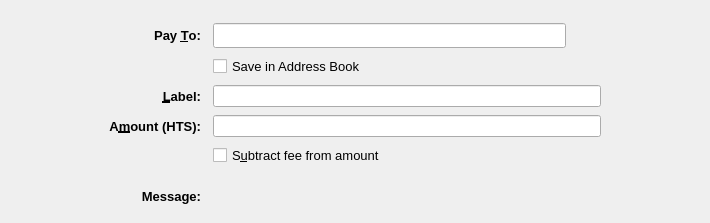
<?xml version="1.0" encoding="UTF-8"?>
<ui version="4.0">
 <class>SendCoinsEntry</class>
 <widget class="QStackedWidget" name="SendCoinsEntry">
  <property name="geometry">
   <rect>
    <x>0</x>
    <y>0</y>
    <width>710</width>
    <height>223</height>
   </rect>
  </property>
  <property name="focusPolicy">
   <enum>Qt::TabFocus</enum>
  </property>
  <property name="autoFillBackground">
   <bool>false</bool>
  </property>
  <property name="styleSheet">
   <string notr="true"/>
  </property>
  <property name="currentIndex">
   <number>0</number>
  </property>
  <widget class="QFrame" name="SendCoins">
   <property name="toolTip">
    <string>This is a normal payment.</string>
   </property>
   <property name="frameShape">
    <enum>QFrame::NoFrame</enum>
   </property>
   <layout class="QGridLayout" name="gridLayout">
    <property name="topMargin">
     <number>8</number>
    </property>
    <property name="bottomMargin">
     <number>4</number>
    </property>
    <property name="horizontalSpacing">
     <number>12</number>
    </property>
    <property name="verticalSpacing">
     <number>8</number>
    </property>
    <item row="1" column="0">
     <spacer name="horizontalSpacer">
      <property name="orientation">
       <enum>Qt::Horizontal</enum>
      </property>
      <property name="sizeType">
       <enum>QSizePolicy::Maximum</enum>
      </property>
      <property name="sizeHint" stdset="0">
       <size>
        <width>100</width>
        <height>20</height>
       </size>
      </property>
     </spacer>
    </item>
    <item row="3" column="2">
     <widget class="QLineEdit" name="addAsLabel">
      <property name="sizePolicy">
       <sizepolicy hsizetype="Expanding" vsizetype="Expanding">
        <horstretch>0</horstretch>
        <verstretch>0</verstretch>
       </sizepolicy>
      </property>
      <property name="toolTip">
       <string>Enter a label for this address to add it to the list of used addresses</string>
      </property>
      <property name="styleSheet">
       <string notr="true"/>
      </property>
     </widget>
    </item>
    <item row="0" column="2">
     <spacer name="verticalSpacer">
      <property name="orientation">
       <enum>Qt::Vertical</enum>
      </property>
      <property name="sizeHint" stdset="0">
       <size>
        <width>20</width>
        <height>40</height>
       </size>
      </property>
     </spacer>
    </item>
    <item row="1" column="3">
     <spacer name="horizontalSpacer_2">
      <property name="orientation">
       <enum>Qt::Horizontal</enum>
      </property>
      <property name="sizeType">
       <enum>QSizePolicy::Maximum</enum>
      </property>
      <property name="sizeHint" stdset="0">
       <size>
        <width>100</width>
        <height>20</height>
       </size>
      </property>
     </spacer>
    </item>
    <item row="12" column="2">
     <widget class="QLabel" name="messageTextLabel">
      <property name="toolTip">
       <string>A message that was attached to the HTS: URI which will be stored with the transaction for your reference. Note: This message will not be sent over the HTS network.</string>
      </property>
      <property name="styleSheet">
       <string notr="true"/>
      </property>
      <property name="textFormat">
       <enum>Qt::PlainText</enum>
      </property>
     </widget>
    </item>
    <item row="1" column="1">
     <widget class="QLabel" name="payToLabel">
      <property name="font">
       <font>
        <pointsize>10</pointsize>
        <weight>75</weight>
        <bold>true</bold>
       </font>
      </property>
      <property name="text">
       <string>Pay &amp;To:</string>
      </property>
      <property name="alignment">
       <set>Qt::AlignRight|Qt::AlignTrailing|Qt::AlignVCenter</set>
      </property>
      <property name="buddy">
       <cstring>payTo</cstring>
      </property>
     </widget>
    </item>
    <item row="12" column="1">
     <widget class="QLabel" name="messageLabel">
      <property name="font">
       <font>
        <pointsize>10</pointsize>
        <weight>75</weight>
        <bold>true</bold>
       </font>
      </property>
      <property name="text">
       <string>Message:</string>
      </property>
      <property name="alignment">
       <set>Qt::AlignRight|Qt::AlignTrailing|Qt::AlignVCenter</set>
      </property>
     </widget>
    </item>
    <item row="6" column="2">
     <layout class="QHBoxLayout" name="horizontalLayoutAmount" stretch="0">
      <item>
       <widget class="HTSAmountField" name="payAmount">
        <property name="sizePolicy">
         <sizepolicy hsizetype="Expanding" vsizetype="Expanding">
          <horstretch>0</horstretch>
          <verstretch>0</verstretch>
         </sizepolicy>
        </property>
        <property name="styleSheet">
         <string notr="true"/>
        </property>
       </widget>
      </item>
     </layout>
    </item>
    <item row="3" column="1">
     <widget class="QLabel" name="labellLabel">
      <property name="font">
       <font>
        <pointsize>10</pointsize>
        <weight>75</weight>
        <bold>true</bold>
       </font>
      </property>
      <property name="text">
       <string>&amp;Label:</string>
      </property>
      <property name="alignment">
       <set>Qt::AlignRight|Qt::AlignTrailing|Qt::AlignVCenter</set>
      </property>
      <property name="buddy">
       <cstring>addAsLabel</cstring>
      </property>
     </widget>
    </item>
    <item row="1" column="2">
     <layout class="QHBoxLayout" name="payToLayout">
      <property name="spacing">
       <number>0</number>
      </property>
      <item>
       <widget class="QValidatedLineEdit" name="payTo">
        <property name="sizePolicy">
         <sizepolicy hsizetype="Expanding" vsizetype="Expanding">
          <horstretch>0</horstretch>
          <verstretch>0</verstretch>
         </sizepolicy>
        </property>
        <property name="toolTip">
         <string>The HTS address to send the payment to</string>
        </property>
        <property name="styleSheet">
         <string notr="true"/>
        </property>
       </widget>
      </item>
      <item>
       <widget class="QToolButton" name="addressBookButton">
        <property name="toolTip">
         <string notr="true"/>
        </property>
        <property name="styleSheet">
         <string notr="true">border:0;background:transparent</string>
        </property>
        <property name="text">
         <string/>
        </property>
        <property name="icon">
         <iconset resource="../HTS.qrc">
          <normaloff>:/icons/address-book</normaloff>:/icons/address-book</iconset>
        </property>
        <property name="iconSize">
         <size>
          <width>22</width>
          <height>22</height>
         </size>
        </property>
        <property name="shortcut">
         <string>Alt+A</string>
        </property>
       </widget>
      </item>
      <item>
       <spacer name="horizontalSpacer_3">
        <property name="orientation">
         <enum>Qt::Horizontal</enum>
        </property>
        <property name="sizeType">
         <enum>QSizePolicy::Maximum</enum>
        </property>
        <property name="sizeHint" stdset="0">
         <size>
          <width>10</width>
          <height>20</height>
         </size>
        </property>
       </spacer>
      </item>
     </layout>
    </item>
    <item row="10" column="2">
     <spacer name="verticalSpacer_3">
      <property name="orientation">
       <enum>Qt::Vertical</enum>
      </property>
      <property name="sizeHint" stdset="0">
       <size>
        <width>20</width>
        <height>40</height>
       </size>
      </property>
     </spacer>
    </item>
    <item row="2" column="2">
     <widget class="QCheckBox" name="addressBookCheckBox">
      <property name="font">
       <font>
        <pointsize>10</pointsize>
       </font>
      </property>
      <property name="text">
       <string>Save in Address Book</string>
      </property>
     </widget>
    </item>
    <item row="6" column="1">
     <widget class="QLabel" name="amountLabel">
      <property name="font">
       <font>
        <pointsize>10</pointsize>
        <weight>75</weight>
        <bold>true</bold>
       </font>
      </property>
      <property name="text">
       <string>A&amp;mount (HTS):</string>
      </property>
      <property name="alignment">
       <set>Qt::AlignRight|Qt::AlignTrailing|Qt::AlignVCenter</set>
      </property>
      <property name="buddy">
       <cstring>payAmount</cstring>
      </property>
     </widget>
    </item>
    <item row="13" column="2">
     <spacer name="verticalSpacer_2">
      <property name="orientation">
       <enum>Qt::Vertical</enum>
      </property>
      <property name="sizeHint" stdset="0">
       <size>
        <width>20</width>
        <height>40</height>
       </size>
      </property>
     </spacer>
    </item>
    <item row="7" column="2">
     <widget class="QCheckBox" name="checkboxSubtractFeeFromAmount">
      <property name="font">
       <font>
        <pointsize>10</pointsize>
       </font>
      </property>
      <property name="toolTip">
       <string>The fee will be deducted from the amount being sent. The recipient will receive less HTSs than you enter in the amount field. If multiple recipients are selected, the fee is split equally.</string>
      </property>
      <property name="text">
       <string>S&amp;ubtract fee from amount</string>
      </property>
     </widget>
    </item>
   </layout>
  </widget>
  <widget class="QFrame" name="SendCoins_UnauthenticatedPaymentRequest">
   <property name="palette">
    <palette>
     <active>
      <colorrole role="WindowText">
       <brush brushstyle="SolidPattern">
        <color alpha="255">
         <red>0</red>
         <green>0</green>
         <blue>0</blue>
        </color>
       </brush>
      </colorrole>
      <colorrole role="Button">
       <brush brushstyle="SolidPattern">
        <color alpha="255">
         <red>239</red>
         <green>241</green>
         <blue>244</blue>
        </color>
       </brush>
      </colorrole>
      <colorrole role="Light">
       <brush brushstyle="SolidPattern">
        <color alpha="255">
         <red>255</red>
         <green>255</green>
         <blue>255</blue>
        </color>
       </brush>
      </colorrole>
      <colorrole role="Midlight">
       <brush brushstyle="SolidPattern">
        <color alpha="255">
         <red>255</red>
         <green>255</green>
         <blue>191</blue>
        </color>
       </brush>
      </colorrole>
      <colorrole role="Dark">
       <brush brushstyle="SolidPattern">
        <color alpha="255">
         <red>127</red>
         <green>127</green>
         <blue>63</blue>
        </color>
       </brush>
      </colorrole>
      <colorrole role="Mid">
       <brush brushstyle="SolidPattern">
        <color alpha="255">
         <red>170</red>
         <green>170</green>
         <blue>84</blue>
        </color>
       </brush>
      </colorrole>
      <colorrole role="Text">
       <brush brushstyle="SolidPattern">
        <color alpha="255">
         <red>0</red>
         <green>0</green>
         <blue>0</blue>
        </color>
       </brush>
      </colorrole>
      <colorrole role="BrightText">
       <brush brushstyle="SolidPattern">
        <color alpha="255">
         <red>255</red>
         <green>255</green>
         <blue>255</blue>
        </color>
       </brush>
      </colorrole>
      <colorrole role="ButtonText">
       <brush brushstyle="SolidPattern">
        <color alpha="255">
         <red>0</red>
         <green>0</green>
         <blue>0</blue>
        </color>
       </brush>
      </colorrole>
      <colorrole role="Base">
       <brush brushstyle="SolidPattern">
        <color alpha="255">
         <red>239</red>
         <green>241</green>
         <blue>244</blue>
        </color>
       </brush>
      </colorrole>
      <colorrole role="Window">
       <brush brushstyle="SolidPattern">
        <color alpha="255">
         <red>239</red>
         <green>241</green>
         <blue>244</blue>
        </color>
       </brush>
      </colorrole>
      <colorrole role="Shadow">
       <brush brushstyle="SolidPattern">
        <color alpha="255">
         <red>0</red>
         <green>0</green>
         <blue>0</blue>
        </color>
       </brush>
      </colorrole>
      <colorrole role="AlternateBase">
       <brush brushstyle="SolidPattern">
        <color alpha="255">
         <red>255</red>
         <green>255</green>
         <blue>191</blue>
        </color>
       </brush>
      </colorrole>
      <colorrole role="ToolTipBase">
       <brush brushstyle="SolidPattern">
        <color alpha="255">
         <red>255</red>
         <green>255</green>
         <blue>220</blue>
        </color>
       </brush>
      </colorrole>
      <colorrole role="ToolTipText">
       <brush brushstyle="SolidPattern">
        <color alpha="255">
         <red>0</red>
         <green>0</green>
         <blue>0</blue>
        </color>
       </brush>
      </colorrole>
     </active>
     <inactive>
      <colorrole role="WindowText">
       <brush brushstyle="SolidPattern">
        <color alpha="255">
         <red>0</red>
         <green>0</green>
         <blue>0</blue>
        </color>
       </brush>
      </colorrole>
      <colorrole role="Button">
       <brush brushstyle="SolidPattern">
        <color alpha="255">
         <red>239</red>
         <green>241</green>
         <blue>244</blue>
        </color>
       </brush>
      </colorrole>
      <colorrole role="Light">
       <brush brushstyle="SolidPattern">
        <color alpha="255">
         <red>255</red>
         <green>255</green>
         <blue>255</blue>
        </color>
       </brush>
      </colorrole>
      <colorrole role="Midlight">
       <brush brushstyle="SolidPattern">
        <color alpha="255">
         <red>255</red>
         <green>255</green>
         <blue>191</blue>
        </color>
       </brush>
      </colorrole>
      <colorrole role="Dark">
       <brush brushstyle="SolidPattern">
        <color alpha="255">
         <red>127</red>
         <green>127</green>
         <blue>63</blue>
        </color>
       </brush>
      </colorrole>
      <colorrole role="Mid">
       <brush brushstyle="SolidPattern">
        <color alpha="255">
         <red>170</red>
         <green>170</green>
         <blue>84</blue>
        </color>
       </brush>
      </colorrole>
      <colorrole role="Text">
       <brush brushstyle="SolidPattern">
        <color alpha="255">
         <red>0</red>
         <green>0</green>
         <blue>0</blue>
        </color>
       </brush>
      </colorrole>
      <colorrole role="BrightText">
       <brush brushstyle="SolidPattern">
        <color alpha="255">
         <red>255</red>
         <green>255</green>
         <blue>255</blue>
        </color>
       </brush>
      </colorrole>
      <colorrole role="ButtonText">
       <brush brushstyle="SolidPattern">
        <color alpha="255">
         <red>0</red>
         <green>0</green>
         <blue>0</blue>
        </color>
       </brush>
      </colorrole>
      <colorrole role="Base">
       <brush brushstyle="SolidPattern">
        <color alpha="255">
         <red>239</red>
         <green>241</green>
         <blue>244</blue>
        </color>
       </brush>
      </colorrole>
      <colorrole role="Window">
       <brush brushstyle="SolidPattern">
        <color alpha="255">
         <red>239</red>
         <green>241</green>
         <blue>244</blue>
        </color>
       </brush>
      </colorrole>
      <colorrole role="Shadow">
       <brush brushstyle="SolidPattern">
        <color alpha="255">
         <red>0</red>
         <green>0</green>
         <blue>0</blue>
        </color>
       </brush>
      </colorrole>
      <colorrole role="AlternateBase">
       <brush brushstyle="SolidPattern">
        <color alpha="255">
         <red>255</red>
         <green>255</green>
         <blue>191</blue>
        </color>
       </brush>
      </colorrole>
      <colorrole role="ToolTipBase">
       <brush brushstyle="SolidPattern">
        <color alpha="255">
         <red>255</red>
         <green>255</green>
         <blue>220</blue>
        </color>
       </brush>
      </colorrole>
      <colorrole role="ToolTipText">
       <brush brushstyle="SolidPattern">
        <color alpha="255">
         <red>0</red>
         <green>0</green>
         <blue>0</blue>
        </color>
       </brush>
      </colorrole>
     </inactive>
     <disabled>
      <colorrole role="WindowText">
       <brush brushstyle="SolidPattern">
        <color alpha="255">
         <red>127</red>
         <green>127</green>
         <blue>63</blue>
        </color>
       </brush>
      </colorrole>
      <colorrole role="Button">
       <brush brushstyle="SolidPattern">
        <color alpha="255">
         <red>239</red>
         <green>241</green>
         <blue>244</blue>
        </color>
       </brush>
      </colorrole>
      <colorrole role="Light">
       <brush brushstyle="SolidPattern">
        <color alpha="255">
         <red>255</red>
         <green>255</green>
         <blue>255</blue>
        </color>
       </brush>
      </colorrole>
      <colorrole role="Midlight">
       <brush brushstyle="SolidPattern">
        <color alpha="255">
         <red>255</red>
         <green>255</green>
         <blue>191</blue>
        </color>
       </brush>
      </colorrole>
      <colorrole role="Dark">
       <brush brushstyle="SolidPattern">
        <color alpha="255">
         <red>127</red>
         <green>127</green>
         <blue>63</blue>
        </color>
       </brush>
      </colorrole>
      <colorrole role="Mid">
       <brush brushstyle="SolidPattern">
        <color alpha="255">
         <red>170</red>
         <green>170</green>
         <blue>84</blue>
        </color>
       </brush>
      </colorrole>
      <colorrole role="Text">
       <brush brushstyle="SolidPattern">
        <color alpha="255">
         <red>127</red>
         <green>127</green>
         <blue>63</blue>
        </color>
       </brush>
      </colorrole>
      <colorrole role="BrightText">
       <brush brushstyle="SolidPattern">
        <color alpha="255">
         <red>255</red>
         <green>255</green>
         <blue>255</blue>
        </color>
       </brush>
      </colorrole>
      <colorrole role="ButtonText">
       <brush brushstyle="SolidPattern">
        <color alpha="255">
         <red>127</red>
         <green>127</green>
         <blue>63</blue>
        </color>
       </brush>
      </colorrole>
      <colorrole role="Base">
       <brush brushstyle="SolidPattern">
        <color alpha="255">
         <red>239</red>
         <green>241</green>
         <blue>244</blue>
        </color>
       </brush>
      </colorrole>
      <colorrole role="Window">
       <brush brushstyle="SolidPattern">
        <color alpha="255">
         <red>239</red>
         <green>241</green>
         <blue>244</blue>
        </color>
       </brush>
      </colorrole>
      <colorrole role="Shadow">
       <brush brushstyle="SolidPattern">
        <color alpha="255">
         <red>0</red>
         <green>0</green>
         <blue>0</blue>
        </color>
       </brush>
      </colorrole>
      <colorrole role="AlternateBase">
       <brush brushstyle="SolidPattern">
        <color alpha="255">
         <red>255</red>
         <green>255</green>
         <blue>127</blue>
        </color>
       </brush>
      </colorrole>
      <colorrole role="ToolTipBase">
       <brush brushstyle="SolidPattern">
        <color alpha="255">
         <red>255</red>
         <green>255</green>
         <blue>220</blue>
        </color>
       </brush>
      </colorrole>
      <colorrole role="ToolTipText">
       <brush brushstyle="SolidPattern">
        <color alpha="255">
         <red>0</red>
         <green>0</green>
         <blue>0</blue>
        </color>
       </brush>
      </colorrole>
     </disabled>
    </palette>
   </property>
   <property name="toolTip">
    <string>This is an unauthenticated payment request.</string>
   </property>
   <property name="autoFillBackground">
    <bool>false</bool>
   </property>
   <property name="frameShape">
    <enum>QFrame::NoFrame</enum>
   </property>
   <layout class="QGridLayout" name="gridLayout_is">
    <property name="spacing">
     <number>12</number>
    </property>
    <item row="0" column="0">
     <widget class="QLabel" name="payToLabel_is">
      <property name="text">
       <string>Pay To:</string>
      </property>
      <property name="alignment">
       <set>Qt::AlignRight|Qt::AlignTrailing|Qt::AlignVCenter</set>
      </property>
     </widget>
    </item>
    <item row="0" column="1">
     <layout class="QHBoxLayout" name="payToLayout_is">
      <property name="spacing">
       <number>0</number>
      </property>
      <item>
       <widget class="QLabel" name="payTo_is">
        <property name="styleSheet">
         <string notr="true">background: #fff; border-radius: 4px; border: 1px solid #000; padding:2px</string>
        </property>
       </widget>
      </item>
      <item>
       <widget class="QToolButton" name="deleteButton_is">
        <property name="toolTip">
         <string>Remove this entry</string>
        </property>
        <property name="text">
         <string/>
        </property>
        <property name="icon">
         <iconset resource="../HTS.qrc">
          <normaloff>:/icons/remove</normaloff>:/icons/remove</iconset>
        </property>
       </widget>
      </item>
     </layout>
    </item>
    <item row="1" column="0">
     <widget class="QLabel" name="memoLabel_is">
      <property name="text">
       <string>Memo:</string>
      </property>
      <property name="alignment">
       <set>Qt::AlignRight|Qt::AlignTrailing|Qt::AlignVCenter</set>
      </property>
     </widget>
    </item>
    <item row="1" column="1">
     <widget class="QLabel" name="memoTextLabel_is">
      <property name="styleSheet">
       <string notr="true">background: #fff; border-radius: 4px; border: 1px solid #000; padding:2px</string>
      </property>
      <property name="textFormat">
       <enum>Qt::PlainText</enum>
      </property>
     </widget>
    </item>
    <item row="2" column="0">
     <widget class="QLabel" name="amountLabel_is">
      <property name="text">
       <string>A&amp;mount:</string>
      </property>
      <property name="alignment">
       <set>Qt::AlignRight|Qt::AlignTrailing|Qt::AlignVCenter</set>
      </property>
      <property name="buddy">
       <cstring>payAmount_is</cstring>
      </property>
     </widget>
    </item>
    <item row="2" column="1">
     <widget class="HTSAmountField" name="payAmount_is">
      <property name="acceptDrops">
       <bool>false</bool>
      </property>
      <property name="styleSheet">
       <string notr="true">background: #fff; border-radius: 4px; border: 1px solid #000; padding:2px</string>
      </property>
     </widget>
    </item>
   </layout>
  </widget>
  <widget class="QFrame" name="SendCoins_AuthenticatedPaymentRequest">
   <property name="palette">
    <palette>
     <active>
      <colorrole role="WindowText">
       <brush brushstyle="SolidPattern">
        <color alpha="255">
         <red>0</red>
         <green>0</green>
         <blue>0</blue>
        </color>
       </brush>
      </colorrole>
      <colorrole role="Button">
       <brush brushstyle="SolidPattern">
        <color alpha="255">
         <red>239</red>
         <green>241</green>
         <blue>244</blue>
        </color>
       </brush>
      </colorrole>
      <colorrole role="Light">
       <brush brushstyle="SolidPattern">
        <color alpha="255">
         <red>230</red>
         <green>255</green>
         <blue>224</blue>
        </color>
       </brush>
      </colorrole>
      <colorrole role="Midlight">
       <brush brushstyle="SolidPattern">
        <color alpha="255">
         <red>185</red>
         <green>243</green>
         <blue>171</blue>
        </color>
       </brush>
      </colorrole>
      <colorrole role="Dark">
       <brush brushstyle="SolidPattern">
        <color alpha="255">
         <red>70</red>
         <green>116</green>
         <blue>59</blue>
        </color>
       </brush>
      </colorrole>
      <colorrole role="Mid">
       <brush brushstyle="SolidPattern">
        <color alpha="255">
         <red>93</red>
         <green>155</green>
         <blue>79</blue>
        </color>
       </brush>
      </colorrole>
      <colorrole role="Text">
       <brush brushstyle="SolidPattern">
        <color alpha="255">
         <red>0</red>
         <green>0</green>
         <blue>0</blue>
        </color>
       </brush>
      </colorrole>
      <colorrole role="BrightText">
       <brush brushstyle="SolidPattern">
        <color alpha="255">
         <red>155</red>
         <green>255</green>
         <blue>147</blue>
        </color>
       </brush>
      </colorrole>
      <colorrole role="ButtonText">
       <brush brushstyle="SolidPattern">
        <color alpha="255">
         <red>0</red>
         <green>0</green>
         <blue>0</blue>
        </color>
       </brush>
      </colorrole>
      <colorrole role="Base">
       <brush brushstyle="SolidPattern">
        <color alpha="255">
         <red>239</red>
         <green>241</green>
         <blue>244</blue>
        </color>
       </brush>
      </colorrole>
      <colorrole role="Window">
       <brush brushstyle="SolidPattern">
        <color alpha="255">
         <red>239</red>
         <green>241</green>
         <blue>244</blue>
        </color>
       </brush>
      </colorrole>
      <colorrole role="Shadow">
       <brush brushstyle="SolidPattern">
        <color alpha="255">
         <red>0</red>
         <green>0</green>
         <blue>0</blue>
        </color>
       </brush>
      </colorrole>
      <colorrole role="AlternateBase">
       <brush brushstyle="SolidPattern">
        <color alpha="255">
         <red>197</red>
         <green>243</green>
         <blue>187</blue>
        </color>
       </brush>
      </colorrole>
      <colorrole role="NoRole">
       <brush brushstyle="SolidPattern">
        <color alpha="255">
         <red>125</red>
         <green>194</green>
         <blue>122</blue>
        </color>
       </brush>
      </colorrole>
      <colorrole role="ToolTipBase">
       <brush brushstyle="SolidPattern">
        <color alpha="255">
         <red>255</red>
         <green>255</green>
         <blue>220</blue>
        </color>
       </brush>
      </colorrole>
      <colorrole role="ToolTipText">
       <brush brushstyle="SolidPattern">
        <color alpha="255">
         <red>0</red>
         <green>0</green>
         <blue>0</blue>
        </color>
       </brush>
      </colorrole>
     </active>
     <inactive>
      <colorrole role="WindowText">
       <brush brushstyle="SolidPattern">
        <color alpha="255">
         <red>0</red>
         <green>0</green>
         <blue>0</blue>
        </color>
       </brush>
      </colorrole>
      <colorrole role="Button">
       <brush brushstyle="SolidPattern">
        <color alpha="255">
         <red>239</red>
         <green>241</green>
         <blue>244</blue>
        </color>
       </brush>
      </colorrole>
      <colorrole role="Light">
       <brush brushstyle="SolidPattern">
        <color alpha="255">
         <red>230</red>
         <green>255</green>
         <blue>224</blue>
        </color>
       </brush>
      </colorrole>
      <colorrole role="Midlight">
       <brush brushstyle="SolidPattern">
        <color alpha="255">
         <red>185</red>
         <green>243</green>
         <blue>171</blue>
        </color>
       </brush>
      </colorrole>
      <colorrole role="Dark">
       <brush brushstyle="SolidPattern">
        <color alpha="255">
         <red>70</red>
         <green>116</green>
         <blue>59</blue>
        </color>
       </brush>
      </colorrole>
      <colorrole role="Mid">
       <brush brushstyle="SolidPattern">
        <color alpha="255">
         <red>93</red>
         <green>155</green>
         <blue>79</blue>
        </color>
       </brush>
      </colorrole>
      <colorrole role="Text">
       <brush brushstyle="SolidPattern">
        <color alpha="255">
         <red>0</red>
         <green>0</green>
         <blue>0</blue>
        </color>
       </brush>
      </colorrole>
      <colorrole role="BrightText">
       <brush brushstyle="SolidPattern">
        <color alpha="255">
         <red>155</red>
         <green>255</green>
         <blue>147</blue>
        </color>
       </brush>
      </colorrole>
      <colorrole role="ButtonText">
       <brush brushstyle="SolidPattern">
        <color alpha="255">
         <red>0</red>
         <green>0</green>
         <blue>0</blue>
        </color>
       </brush>
      </colorrole>
      <colorrole role="Base">
       <brush brushstyle="SolidPattern">
        <color alpha="255">
         <red>239</red>
         <green>241</green>
         <blue>244</blue>
        </color>
       </brush>
      </colorrole>
      <colorrole role="Window">
       <brush brushstyle="SolidPattern">
        <color alpha="255">
         <red>239</red>
         <green>241</green>
         <blue>244</blue>
        </color>
       </brush>
      </colorrole>
      <colorrole role="Shadow">
       <brush brushstyle="SolidPattern">
        <color alpha="255">
         <red>0</red>
         <green>0</green>
         <blue>0</blue>
        </color>
       </brush>
      </colorrole>
      <colorrole role="AlternateBase">
       <brush brushstyle="SolidPattern">
        <color alpha="255">
         <red>197</red>
         <green>243</green>
         <blue>187</blue>
        </color>
       </brush>
      </colorrole>
      <colorrole role="NoRole">
       <brush brushstyle="SolidPattern">
        <color alpha="255">
         <red>125</red>
         <green>194</green>
         <blue>122</blue>
        </color>
       </brush>
      </colorrole>
      <colorrole role="ToolTipBase">
       <brush brushstyle="SolidPattern">
        <color alpha="255">
         <red>255</red>
         <green>255</green>
         <blue>220</blue>
        </color>
       </brush>
      </colorrole>
      <colorrole role="ToolTipText">
       <brush brushstyle="SolidPattern">
        <color alpha="255">
         <red>0</red>
         <green>0</green>
         <blue>0</blue>
        </color>
       </brush>
      </colorrole>
     </inactive>
     <disabled>
      <colorrole role="WindowText">
       <brush brushstyle="SolidPattern">
        <color alpha="255">
         <red>70</red>
         <green>116</green>
         <blue>59</blue>
        </color>
       </brush>
      </colorrole>
      <colorrole role="Button">
       <brush brushstyle="SolidPattern">
        <color alpha="255">
         <red>239</red>
         <green>241</green>
         <blue>244</blue>
        </color>
       </brush>
      </colorrole>
      <colorrole role="Light">
       <brush brushstyle="SolidPattern">
        <color alpha="255">
         <red>230</red>
         <green>255</green>
         <blue>224</blue>
        </color>
       </brush>
      </colorrole>
      <colorrole role="Midlight">
       <brush brushstyle="SolidPattern">
        <color alpha="255">
         <red>185</red>
         <green>243</green>
         <blue>171</blue>
        </color>
       </brush>
      </colorrole>
      <colorrole role="Dark">
       <brush brushstyle="SolidPattern">
        <color alpha="255">
         <red>70</red>
         <green>116</green>
         <blue>59</blue>
        </color>
       </brush>
      </colorrole>
      <colorrole role="Mid">
       <brush brushstyle="SolidPattern">
        <color alpha="255">
         <red>93</red>
         <green>155</green>
         <blue>79</blue>
        </color>
       </brush>
      </colorrole>
      <colorrole role="Text">
       <brush brushstyle="SolidPattern">
        <color alpha="255">
         <red>70</red>
         <green>116</green>
         <blue>59</blue>
        </color>
       </brush>
      </colorrole>
      <colorrole role="BrightText">
       <brush brushstyle="SolidPattern">
        <color alpha="255">
         <red>155</red>
         <green>255</green>
         <blue>147</blue>
        </color>
       </brush>
      </colorrole>
      <colorrole role="ButtonText">
       <brush brushstyle="SolidPattern">
        <color alpha="255">
         <red>70</red>
         <green>116</green>
         <blue>59</blue>
        </color>
       </brush>
      </colorrole>
      <colorrole role="Base">
       <brush brushstyle="SolidPattern">
        <color alpha="255">
         <red>239</red>
         <green>241</green>
         <blue>244</blue>
        </color>
       </brush>
      </colorrole>
      <colorrole role="Window">
       <brush brushstyle="SolidPattern">
        <color alpha="255">
         <red>239</red>
         <green>241</green>
         <blue>244</blue>
        </color>
       </brush>
      </colorrole>
      <colorrole role="Shadow">
       <brush brushstyle="SolidPattern">
        <color alpha="255">
         <red>0</red>
         <green>0</green>
         <blue>0</blue>
        </color>
       </brush>
      </colorrole>
      <colorrole role="AlternateBase">
       <brush brushstyle="SolidPattern">
        <color alpha="255">
         <red>140</red>
         <green>232</green>
         <blue>119</blue>
        </color>
       </brush>
      </colorrole>
      <colorrole role="NoRole">
       <brush brushstyle="SolidPattern">
        <color alpha="255">
         <red>125</red>
         <green>194</green>
         <blue>122</blue>
        </color>
       </brush>
      </colorrole>
      <colorrole role="ToolTipBase">
       <brush brushstyle="SolidPattern">
        <color alpha="255">
         <red>255</red>
         <green>255</green>
         <blue>220</blue>
        </color>
       </brush>
      </colorrole>
      <colorrole role="ToolTipText">
       <brush brushstyle="SolidPattern">
        <color alpha="255">
         <red>0</red>
         <green>0</green>
         <blue>0</blue>
        </color>
       </brush>
      </colorrole>
     </disabled>
    </palette>
   </property>
   <property name="toolTip">
    <string>This is an authenticated payment request.</string>
   </property>
   <property name="autoFillBackground">
    <bool>false</bool>
   </property>
   <property name="styleSheet">
    <string notr="true">background: #eff1f4; border: 0</string>
   </property>
   <property name="frameShape">
    <enum>QFrame::NoFrame</enum>
   </property>
   <layout class="QGridLayout" name="gridLayout_s">
    <property name="spacing">
     <number>12</number>
    </property>
    <item row="0" column="0">
     <widget class="QLabel" name="payToLabel_s">
      <property name="text">
       <string>Pay To:</string>
      </property>
      <property name="alignment">
       <set>Qt::AlignRight|Qt::AlignTrailing|Qt::AlignVCenter</set>
      </property>
     </widget>
    </item>
    <item row="0" column="1">
     <layout class="QHBoxLayout" name="payToLayout_s">
      <property name="spacing">
       <number>0</number>
      </property>
      <item>
       <widget class="QLabel" name="payTo_s">
        <property name="styleSheet">
         <string notr="true">background: #fff; border-radius: 4px; border: 1px solid #000; padding:2px</string>
        </property>
        <property name="textFormat">
         <enum>Qt::PlainText</enum>
        </property>
       </widget>
      </item>
      <item>
       <widget class="QToolButton" name="deleteButton_s">
        <property name="toolTip">
         <string>Remove this entry</string>
        </property>
        <property name="text">
         <string/>
        </property>
        <property name="icon">
         <iconset resource="../HTS.qrc">
          <normaloff>:/icons/remove</normaloff>:/icons/remove</iconset>
        </property>
       </widget>
      </item>
     </layout>
    </item>
    <item row="1" column="0">
     <widget class="QLabel" name="memoLabel_s">
      <property name="text">
       <string>Memo:</string>
      </property>
      <property name="alignment">
       <set>Qt::AlignRight|Qt::AlignTrailing|Qt::AlignVCenter</set>
      </property>
     </widget>
    </item>
    <item row="1" column="1">
     <widget class="QLabel" name="memoTextLabel_s">
      <property name="styleSheet">
       <string notr="true">background: #fff; border-radius: 4px; border: 1px solid #000; padding:2px</string>
      </property>
      <property name="textFormat">
       <enum>Qt::PlainText</enum>
      </property>
     </widget>
    </item>
    <item row="2" column="0">
     <widget class="QLabel" name="amountLabel_s">
      <property name="text">
       <string>A&amp;mount:</string>
      </property>
      <property name="alignment">
       <set>Qt::AlignRight|Qt::AlignTrailing|Qt::AlignVCenter</set>
      </property>
      <property name="buddy">
       <cstring>payAmount_s</cstring>
      </property>
     </widget>
    </item>
    <item row="2" column="1">
     <widget class="HTSAmountField" name="payAmount_s">
      <property name="acceptDrops">
       <bool>false</bool>
      </property>
      <property name="styleSheet">
       <string notr="true">background: #fff; border-radius: 4px; border: 1px solid #000; padding:2px</string>
      </property>
     </widget>
    </item>
   </layout>
  </widget>
 </widget>
 <customwidgets>
  <customwidget>
   <class>QValidatedLineEdit</class>
   <extends>QLineEdit</extends>
   <header>qvalidatedlineedit.h</header>
  </customwidget>
  <customwidget>
   <class>HTSAmountField</class>
   <extends>QLineEdit</extends>
   <header>HTSamountfield.h</header>
   <container>1</container>
  </customwidget>
 </customwidgets>
 <tabstops>
  <tabstop>payTo</tabstop>
  <tabstop>addressBookButton</tabstop>
  <tabstop>payAmount</tabstop>
  <tabstop>payAmount_is</tabstop>
  <tabstop>deleteButton_is</tabstop>
  <tabstop>payAmount_s</tabstop>
  <tabstop>deleteButton_s</tabstop>
 </tabstops>
 <resources>
  <include location="../HTS.qrc"/>
 </resources>
 <connections/>
</ui>
